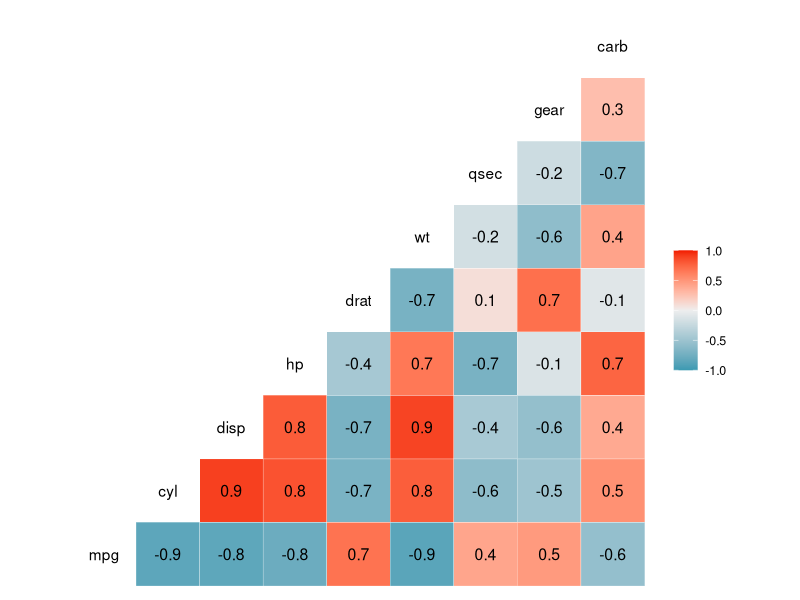
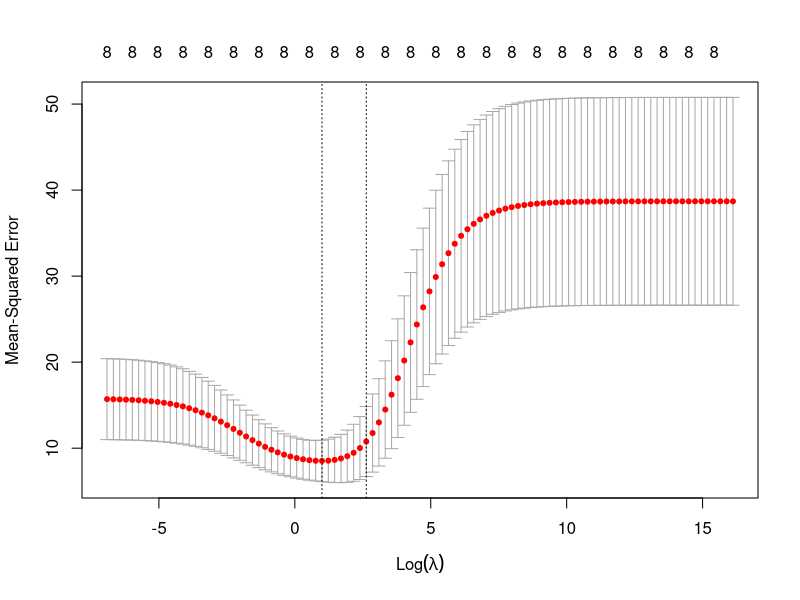
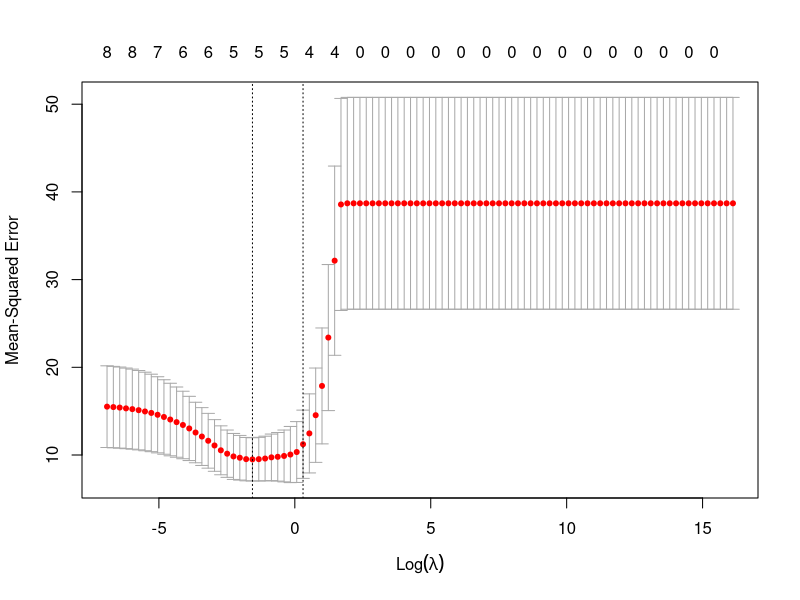

These charts were generated, in order, by the following R code:
## ---- chunk 1
knitr::opts_chunk$set(echo = TRUE)
options(scipen = 8)
## ---- chunk 2
library(glmnet)  
library(caret)  
library(dplyr)   
library(car)
library(nnet)
library(GGally)
library(lmtest)
## ---- chunk 3
data(mtcars)
mtcars <- mtcars %>% 
  select(-vs, -am)
head(mtcars)
## ---- chunk 4
ggcorr(mtcars, label = T)
## ---- chunk 5
train <- head(mtcars,24)
test <- tail(mtcars,8)[,-1]

## Split Data for Ridge and LASSO model

xtrain <- model.matrix(mpg~., train)[,-1]
ytrain <- train$mpg

test2 <-  tail(mtcars,8)
ytest <- tail(mtcars,8)[,1]
xtest <- model.matrix(mpg~., test2)[,-1] 
## ---- chunk 6
ols <- lm(mpg~., train)
summary(ols)
## ---- chunk 7
cbind(cor.test(mtcars$mpg,mtcars$cyl)[[3]],
cor.test(mtcars$mpg,mtcars$disp)[[3]],
cor.test(mtcars$mpg,mtcars$hp)[[3]],
cor.test(mtcars$mpg,mtcars$drat)[[3]],
cor.test(mtcars$mpg,mtcars$wt)[[3]],
cor.test(mtcars$mpg,mtcars$qsec)[[3]],
cor.test(mtcars$mpg,mtcars$gear)[[3]],
cor.test(mtcars$mpg,mtcars$carb)[[3]])
## ---- chunk 8
shapiro.test(ols$residuals)
## ---- chunk 9
bptest(ols)
## ---- chunk 10
vif(ols)
## ---- chunk 11
ols_pred <- predict(ols, newdata = train)
mean((ols_pred-ytrain)^2)
## ---- chunk 12
ols_pred <- predict(ols, newdata = test)
mean((ols_pred-ytest)^2)
## ---- chunk 13
names(mtcars)
lm.all <- lm(mpg ~., train)
stepwise_mod <- step(lm.all, direction="backward")
## ---- chunk 14
summary(stepwise_mod)
## ---- chunk 15
vif(stepwise_mod)
## ---- chunk 16
shapiro.test(stepwise_mod$residuals)
## ---- chunk 17
bptest(stepwise_mod)
## ---- chunk 18
ridge_cv <- glmnet(xtrain, ytrain, alpha = 0,lambda = 0)
predict.glmnet(ridge_cv, s = 0, type = 'coefficients')
## ---- chunk 19
ols$coefficients
## ---- chunk 20
set.seed(100)
lambdas_to_try <- 10^seq(-3, 7, length.out = 100)
## ---- chunk 21
set.seed(100)
ridge_cv <- cv.glmnet(xtrain, ytrain, alpha = 0, lambda = lambdas_to_try)
plot(ridge_cv)
## ---- chunk 22
best_lambda_ridge <- ridge_cv$lambda.min
best_lambda_ridge
## ---- chunk 23
ridge_mod <- glmnet(xtrain, ytrain, alpha = 0, lambda = best_lambda_ridge)
predict.glmnet(ridge_mod,  type = 'coefficients')
## ---- chunk 24
lambdas_to_try <- 10^seq(-3, 7, length.out = 100)
## ---- chunk 25
set.seed(100)
lasso_cv <- cv.glmnet(xtrain, ytrain, alpha = 1, lambda = lambdas_to_try)
plot(lasso_cv)
## ---- chunk 26
best_lambda_lasso <- lasso_cv$lambda.min
best_lambda_lasso
## ---- chunk 27
# Fit final model, get its sum of squared residuals and multiple R-squared
lasso_mod <- glmnet(xtrain, ytrain, alpha = 1, lambda = best_lambda_lasso)
## ---- chunk 28
predict.glmnet(lasso_mod, type = 'coefficients')
## ---- chunk 29
# MSE of Data Train (OLS)
ols_pred <- predict(ols, newdata = train)
mean((ols_pred-ytrain)^2)

# MSE of Data Test (OLS)
ols_pred <- predict(ols, newdata = test)
mean((ols_pred-ytest)^2)
## ---- chunk 30
# MSE of Data Train (Stepwise)
back_pred <- predict(stepwise_mod, newdata = train)
mean((back_pred-ytrain)^2)

# MSE of Data Test (Stepwise)
back_pred <- predict(stepwise_mod, newdata = test)
mean((back_pred-ytest)^2)
## ---- chunk 31
# MSE of Data Train (Ridge)
ridge_pred <- predict(ridge_mod,  newx = xtrain)
mean((ridge_pred-ytrain)^2)

# MSE of Data Test (Ridge)
ridge_pred <- predict(ridge_mod,  newx = xtest)
mean((ridge_pred-ytest)^2)
## ---- chunk 32
# MSE of Data Train (LASSO)
lasso_pred <- predict(lasso_mod,  newx = xtrain)
mean((lasso_pred-ytrain)^2)

# MSE of Data Test (LASSO)
lasso_pred <- predict(lasso_mod,  newx = xtest)
mean((lasso_pred-ytest)^2)
## ---- chunk 33
predict_value <- cbind(ytest, ols_pred, ridge_pred, lasso_pred,back_pred)
colnames(predict_value) <- c("y_actual", "ols_pred", "ridge_pred", "lasso_pred", "stepwise_pred")
predict_value
